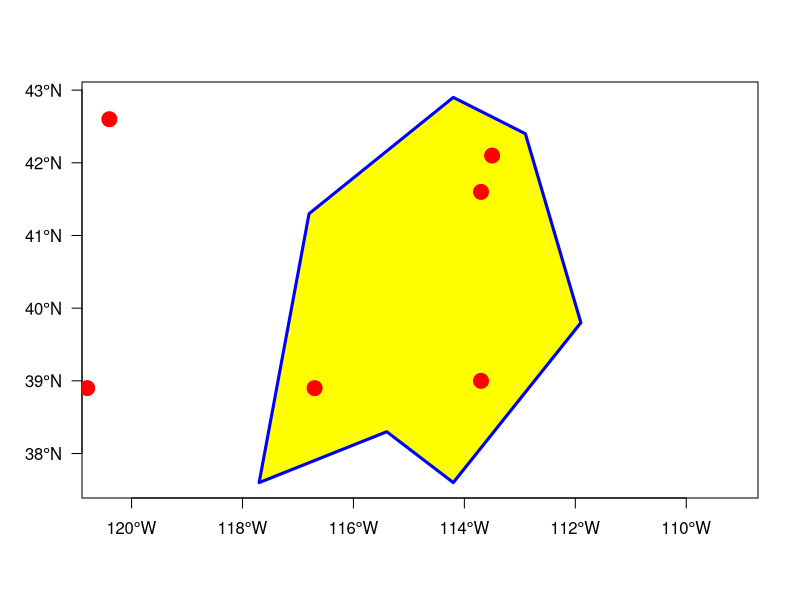

Write R code to recreate this figure.
longitude <- c(-116.7, -120.4, -116.7, -113.5, -115.5, -120.8, -119.5, -113.7, -113.7, -110.7)
latitude <- c(45.3, 42.6, 38.9, 42.1, 35.7, 38.9, 36.2, 39, 41.6, 36.9)
lonlat <- cbind(longitude, latitude)

install.packages("sp")
library(sp)
pts <- SpatialPoints(lonlat)
class (pts)

showDefault(pts)


crdref <- CRS('+proj=longlat +datum=WGS84')
pts <- SpatialPoints(lonlat, proj4string=crdref)

install.packages("raster")

library(raster)
pts


precipvalue <- runif(nrow(lonlat), min=0, max=100)
df <- data.frame(ID=1:nrow(lonlat), precip=precipvalue)

ptsdf <- SpatialPointsDataFrame(pts, data=df)
ptsdf

str(ptsdf)
showDefault(ptsdf)




lon <- c(-116.8, -114.2, -112.9, -111.9, -114.2, -115.4, -117.7)
lat <- c(41.3, 42.9, 42.4, 39.8, 37.6, 38.3, 37.6)
lonlat <- cbind(lon, lat)
lns <- spLines(lonlat, crs=crdref)
lns

pols <- spPolygons(lonlat, crs=crdref)
pols

str(pols)
plot(pols, axes=TRUE, las=1)
plot(pols, border='blue', col='yellow', lwd=3, add=TRUE)
points(pts, col='red', pch=20, cex=3)
